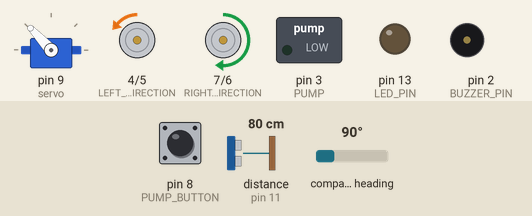
Simulated run of this sketch. Board: Arduino Uno, built with avr-gcc and run on an emulated ATmega328P. On the bench: servo, direction and speed pins drawn as motors (green arrow = direction pin HIGH = forward, orange = LOW = backward, longer = more drive), switched loads named in the sketch (green lamp = pin HIGH), output pins drawn as LEDs (lit = HIGH), buzzer (waves = sounding, pin HIGH). Wiring (inferred from the names in the program): HMC5883L compass at I2C address 0x1E. Inputs (shaded band) come from the test bench; at power-on: distance to the obstacle (sensor on pin 11) 80 cm, pin 8 (PUMP_BUTTON) LOW, compass heading 90°. The echo pulse lasts 58.3 µs per cm.

Above: at 1.2 s.
1.3 s: distance to the obstacle (sensor on pin 11) set to 2 cm
At 1.67 s:
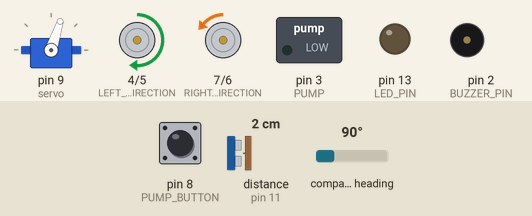
4.3 s: pin 8 (PUMP_BUTTON) pulled HIGH for 1 s
At 4.68 s:
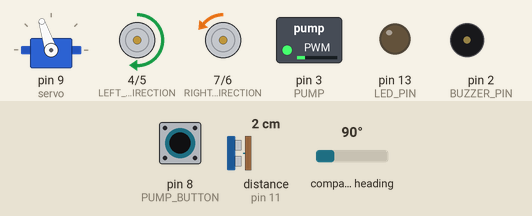
7.3 s: distance to the obstacle (sensor on pin 11) set to 9 cm
10.3 s: pin 8 (PUMP_BUTTON) pulled HIGH for 3.2 s
At 10.71 s:
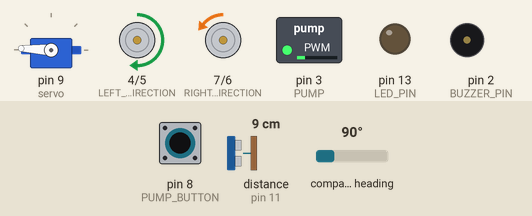
15.0 s: pin 8 (PUMP_BUTTON) pulled HIGH for 0.15 s
At 15.25 s:
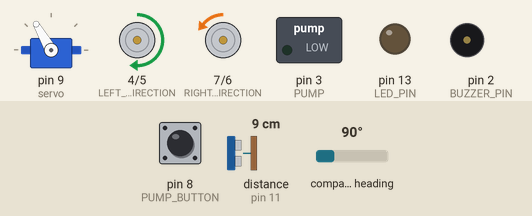
18.0 s: distance to the obstacle (sensor on pin 11) set to 35 cm
At 18.27 s:
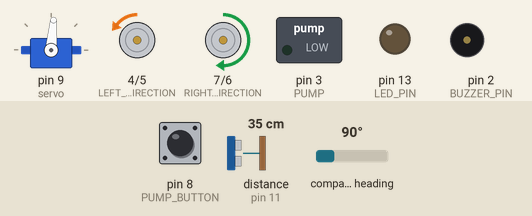
Timing chart, 0 to 25.6 s (numbered marks = the images above; inputs shaded):
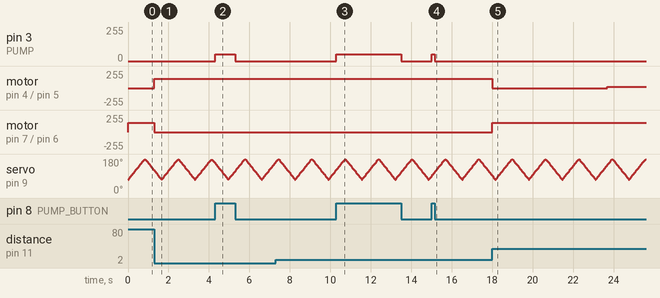

The sketch:

Red_Rover_FINAL.ino
```cpp
/* Team Red Rover
 * P01 Friday 12:00-2:00
 *
 *
 */

//Libraries:
#include <Wire.h> //I2C library
#include <NewPing.h> //Ultrasonic sensor library
#include <Servo.h> //Servo motor library

//Constants:
//Motor Driver pins
#define LEFT_MOTOR_DIRECTION 4
#define LEFT_MOTOR_SPEED 5
#define RIGHT_MOTOR_DIRECTION 7
#define RIGHT_MOTOR_SPEED 6

//I2C Driv addresses
#define Magnet_Address 0x1E

//Ultrasonic Sensors
#define ULTRA_TRIGGER_PIN 10
#define ULTRA_ECHO_PIN 11
#define MAX_DISTANCE 300 //Maximum distance expected from ultrasonic sensor

//Gyro Sensor Addresses
#define Gyro_Address 0x69
#define CTRL_REG1 0x20
#define CTRL_REG2 0x21
#define CTRL_REG3 0x22
#define CTRL_REG4 0x23
#define CTRL_REG5 0x24

//Misc Output Pins
#define LED_PIN 13
#define BUZZER_PIN 2
#define PUMP_BUTTON 8
#define PUMP 3

//define ultrasonic sensor as NewPing object
NewPing sonar(ULTRA_TRIGGER_PIN, ULTRA_ECHO_PIN, MAX_DISTANCE);

//Define servo motor objects
Servo servo;


//Global Variables:
const int Magnet_Threshold = 1800;

//Servo constants
const int sweep_duration = 825;

//Are the sensors being debugged via Serial?
const int Debug = true;

const int maxSpeed = 140;
//120 works


void setup()
{
  //Initialise output pins
  pinMode(BUZZER_PIN, OUTPUT);
  pinMode(LED_PIN, OUTPUT);
  pinMode(PUMP, OUTPUT);

  pinMode(LEFT_MOTOR_DIRECTION, OUTPUT);
  pinMode(RIGHT_MOTOR_DIRECTION, OUTPUT);
  pinMode(LEFT_MOTOR_SPEED, OUTPUT);
  pinMode(RIGHT_MOTOR_SPEED, OUTPUT);

  //Initialise Sensors
  initMagnet();

  //Initialise Servo
  servo.attach(9);

  //Are the sensors being debugged?
  if (Debug == true)
  {
    Serial.begin(9600);
  }
}

int leftSpeed, rightSpeed;

long global_time = 0;
long wait_time = 0;
float radius = 0;

long last_detection_time = 0;

void loop()
{
  global_time = millis() - wait_time;

  radius = 0.0002 * global_time + 27.265;
  int globalSpeed = maxSpeed - (radius - 27.265) * 0.6;

  int distance = readDistance();
  int error = pidCalculation(distance, radius);
  int magnet = readMagnet();

  if (error <= 0)
  {
    leftSpeed = globalSpeed;
    rightSpeed = globalSpeed + error;
  }
  else if (error > 0)
  {
    leftSpeed = globalSpeed - error;
    rightSpeed = globalSpeed;
  }
  else
  {
    driveMotor(0, 0);
  }

  //Check for Manual Pump Activation
  if (digitalRead(PUMP_BUTTON) == HIGH)
  {
    analogWrite(PUMP, 50);
  }
  else
  {
    analogWrite(PUMP, 0);
  }

  driveMotor(leftSpeed, rightSpeed);


  servoSweep(sweep_duration);


  if (magnet > Magnet_Threshold)
  {
    digitalWrite(BUZZER_PIN, HIGH);
    digitalWrite(LED_PIN, HIGH);
    driveMotor(0, 0);
    delay(200);
    digitalWrite(BUZZER_PIN, LOW);
    servo_seek();
    analogWrite(PUMP, 50);
    delay(350);
    analogWrite(PUMP, 0);
    driveMotor(globalSpeed, globalSpeed * 0.75);
    delay(800);
  }
  else
  {
    digitalWrite(BUZZER_PIN, LOW);
    digitalWrite(LED_PIN, LOW);
  }
  /*
  Serial.print("Distance: ");
  Serial.print(distance);
  Serial.print("\t Error: ");
  Serial.print(error);
  Serial.print("\t LeftSpeed: ");
  Serial.print(leftSpeed);
  Serial.print("\t RightSpeed: ");
  Serial.print(rightSpeed);

  Serial.print("Radius: ");
  Serial.print(radius);
  Serial.print("\t Magnetometer: ");
  Serial.println(magnet);
  */
}
```

Motors.ino
```cpp
void driveMotor(int left, int right)
{
  /*
  Drive the motors, int range of -255 to +255, ie full reverse, full forward
  To stop the motors Drive(0, 0)
  Drive(int, int) -> None
  */

  //Limit the input variables to the range -255 to +255
  left = constrain(left, -255, 255);
  right = constrain(right, -255, 255);


  //Use Sign function to detirmine motor direction
  digitalWrite(LEFT_MOTOR_DIRECTION, Sign(left));
  digitalWrite(RIGHT_MOTOR_DIRECTION, Sign(right));

  //Set Motor Speed
  analogWrite(LEFT_MOTOR_SPEED, abs(left));
  analogWrite(RIGHT_MOTOR_SPEED, abs(right));
}


//Math Sign function
int Sign(int n)
{
  //Is n a postive number?
  if (n >= 0)
  {
    return 1;
  }
  else if (n < 0)
  {
    return 0;
  }
}

//Servo Constants
int pos = 0;

//Start position needs to around 90 rather than 0 az min position appears to be around 70
int pos_start = 70;
int pos_end = 180;
int time = 0;
int last_time = 0;
boolean sweep_left = true;

void servoSweep(int duration)
{
  /* Sweep the servo arm from start_pos to end_pos, the time taken to do so should match duration

  servoSweep(int) -> None
  */
  time = millis() % duration;

  if (time < last_time)
    sweep_left = !sweep_left;

  last_time = time;

  if (sweep_left == true)
  {
    pos = map(time, 0, duration, pos_start, pos_end);
  }
  else
  {
    pos = map(time, 0, duration, pos_end, pos_start);
  }
  pos = constrain(pos, pos_start, pos_end);
  servo.write(pos);
}

void servo_seek()
{
  int max = 0;
  int max_index = 0;


  servo.write(pos_start);
  delay(300);

  int temp[pos_end-pos_start];

  for (pos = pos_start; pos <= pos_end; pos++)
  {
    servo.write(pos);
    temp[pos-pos_start] = readMagnet();
    if (temp[pos-pos_start] > max)
    {
      max = temp[pos-pos_start];
      max_index = pos-pos_start;
    }
    delay(15);
  }
  servo.write(max_index + pos_start);
  Serial.print(max_index);
  Serial.print("   ");
  Serial.println(max);
  delay(1000);

  /*
  else
  {
    servo.write(pos_end);
    delay(300);

    int temp[pos_end-pos_start];

    for (pos = pos_end; pos >= pos_start; pos--)
    {
      servo.write(pos);
      temp[pos-pos_start] = readMagnet();
      if (temp[pos-pos_start] > max)
      {
        max = temp[pos-pos_start];
        max_index = pos-pos_start;
      }
      delay(15);
    }
    servo.write(max_index + pos_start);
    Serial.print(max_index);
    Serial.print("   ");
    Serial.println(max);
    delay(1000);
  }*/


}
```

PID.ino
```cpp
//Pid Constants

//What is the desired value?
//const int setPoint = 20;
//This is now a function input

//PID Error Constsants
//const float kP = 0.5 * setPoint;
//const float kI = 0;
//const float kD = 0.05 * setPoint;

//Pid Varibales
int proportional = 0;
int integral = 0;
int derivative = 0;
int lastProportional = 0;
int error = 0;

int pidCalculation(int input, int setPoint)
{
  const float kP = 40;
  const float kI = 0;
  const float kD = 4;

  /* Perform a Proportional Integral Derivative (PID) process control algorithm on the sensor input
   * Returns error value meant to be applied to motor speeds
   * pidCalculation(float) -> int
   */

  proportional = input - setPoint;
  integral = integral + proportional;
  derivative = proportional - lastProportional;
  lastProportional = proportional;

  error = int(proportional * kP + integral * kI + derivative * kD);
  error = constrain(error, -maxSpeed, maxSpeed);
  return error;
}
```

Sensors.ino
```cpp
/*
 * TODO:
 * calcOrientation
 * PID
 *
 */


int readDistance()
{
  /*
  Read the Ultrasonic sensor and return the distance in cm
  readDistance(None) -> int
  */
  float time = sonar.ping();
  float distance_cm = time / 57;

  //Serial.print(distance_cm);
  //Serial.print("\t");
  //Serial.println(distance2_cm);

  return distance_cm;
}

void initMagnet()
{
  //sourced from Sparkfun Buildr HMC5883 test code
  Wire.begin();

  //Put the HMC5883 IC into the correct operating mode
  Wire.beginTransmission(Magnet_Address); //open communication with HMC5883
  Wire.write(0x02); //select mode register
  Wire.write(0x00); //continuous measurement mode
  Wire.endTransmission();
  //end of sourced code
}

int readMagnet()
{
  /*
  Read the Magnetometer and return a single absolture value of the readings
  readMagnet(None) -> int
  */
  int x,y,z;
  int ABS = 0;

  //sourced from Sparkfun Buildr HMC5883 test code
  //Tell the HMC5883 where to begin reading data
  Wire.beginTransmission(Magnet_Address);
  Wire.write(0x03); //select register 3, X MSB register
  Wire.endTransmission();


  //Read data from each axis, 2 registers per axis
  Wire.requestFrom(Magnet_Address, 6);
  if(6<=Wire.available()){
    x = Wire.read()<<8; //X msb
    x |= Wire.read(); //X lsb
    z = Wire.read()<<8; //Z msb
    z |= Wire.read(); //Z lsb
    y = Wire.read()<<8; //Y msb
    y |= Wire.read(); //Y lsb

    //Addition made
    //Calculates the absolute magnatude of all 3 axis readings
    ABS = sqrt(pow(x,2)+pow(y,2)+pow(z,2));
  }
  //End scourced code
  return ABS;
}
```

Measured:
- after the input at 1.3 s, motor on pin 4 (LEFT_MOTOR_DIRECTION) / pin 5 (LEFT_MOTOR_SPEED): backward 1/255 → forward 139/255 at once; motor on pin 7 (RIGHT_MOTOR_DIRECTION) / pin 6 (RIGHT_MOTOR_SPEED): forward 139/255 → backward 1/255 at once
- after the input at 4.3 s, pin 3 (PUMP): 0/255 → 50/255 at once, → 0/255 1.0 s later
- after the input at 10.3 s, pin 3 (PUMP): 0/255 → 50/255 at once, → 0/255 3.2 s later
- after the input at 15.0 s, pin 3 (PUMP): 0/255 → 50/255 at once, → 0/255 0.15 s later
- after the input at 18.0 s, motor on pin 4 (LEFT_MOTOR_DIRECTION) / pin 5 (LEFT_MOTOR_SPEED): forward 137/255 → backward 3/255 at once, → forward 17/255 5.7 s later, → forward 16/255 1.3 s later; motor on pin 7 (RIGHT_MOTOR_DIRECTION) / pin 6 (RIGHT_MOTOR_SPEED): backward 3/255 → forward 137/255 at once, → forward 136/255 7.0 s later
